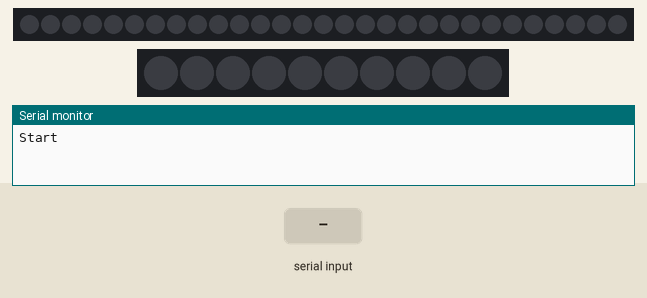
Simulated run of this sketch. Board: ATtiny85, built with avr-gcc and run on an emulated ATtiny85. Shown: 29 RGB LEDs in strip order, left to right, 10 RGB LEDs in strip order, left to right, the last lines printed to the serial monitor. The test bench sets the inputs (shaded band). Dim RGB values are drawn brighter than linear.

Above: at 1.2 s.
1.3 s: "#AL" received over Serial
At 1.7 s:
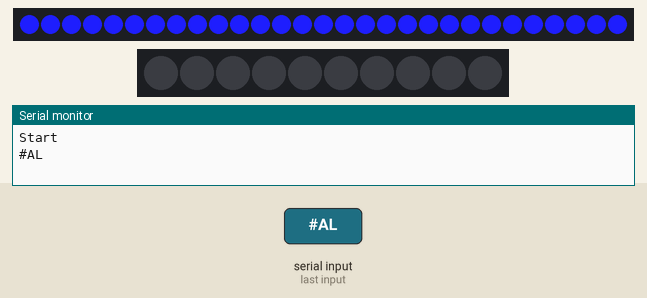
At 4.1 s:
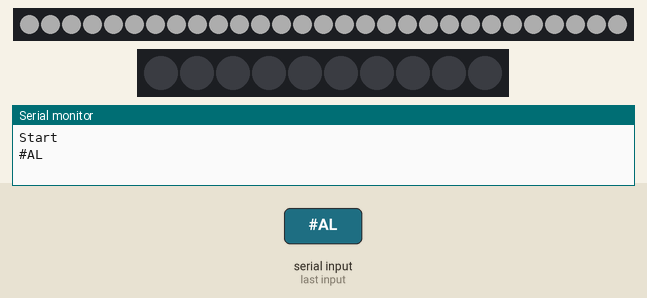
4.3 s: "moveon,1\n" received over Serial
5.9 s: "moveon" received over Serial
Timing chart, 0 to 8.9 s (numbered marks = the images above; inputs shaded):
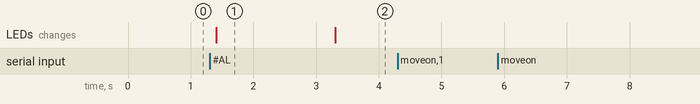

The sketch:

LED_Controller_1029_.ino
```cpp
#include <Adafruit_NeoPixel.h>
//#ifdef __AVR__
//#include <avr/power.h> // Required for 16 MHz Adafruit Trinket
//#endif


#define PIN        4//d2
#define NUMPIXELS 29 // Popular NeoPixel ring size
Adafruit_NeoPixel pixels(NUMPIXELS, PIN, NEO_GRB + NEO_KHZ800);
#define PIN2       0//d3
#define NUMPIXELS2 10 // Popular NeoPixel ring size
Adafruit_NeoPixel pixels2(NUMPIXELS2, PIN2, NEO_GRB + NEO_KHZ800);

#define PIR        5//d1
#define TRIG       13//d5
#define ECHO       12//d6

unsigned long lastMsg = 0;
unsigned long lastOperation_time = 0;
unsigned long onoff_period = 2000;
int messageState = 0;
bool Motion = false;
bool cmd_data = false;
volatile bool st_flag = false;


void setup() {
  //#if defined(__AVR_ATtiny85__) && (F_CPU == 16000000)
  //  clock_prescale_set(clock_div_1);
  //#endif
  //for(uint8_t i=0; i<120;i++){
  //  delay(1000);
  //}
  pixels.begin();
  pixels2.begin();

  pixels.clear();
  pixels2.clear();
  pixels.show();
  pixels2.show();
  for (int i = 0; i < NUMPIXELS; i++) {
    pixels.setPixelColor(i, pixels.Color(0, 0, 0));
  }
  for (int i = 0; i < NUMPIXELS2; i++) {
    pixels2.setPixelColor(i, pixels2.Color(0, 0, 0));
  }
  pixels.show();
  pixels2.show();
  pinMode(TRIG, OUTPUT);
  pinMode(ECHO, INPUT);
  pinMode(PIR, INPUT);
  Serial.begin(9600);
  Serial.println("Start");
}

void loop() {  // #AL,33.5,\r\n   red  37.5>=  blue 32<=
  // #AL,moveon,\r\n  거리측정 시작
  // #AL,moveoff,\r\n 거리측정 중지
  unsigned long now = millis();


  if ( cmd_data && (now - lastMsg > onoff_period)) {
    cmd_data = false;
    for (int i = 0; i < NUMPIXELS; i++) {
      pixels.setPixelColor(i, pixels.Color(50, 50, 50));
    }
    pixels.show();
  }
  if (Serial.available()) {
    delay(100);
    String cTemp = "";
    String sCommand = "";
    String data = "";
    int cTemp_cnt = 0;
    while (Serial.available())
    {
      char c;
      c = Serial.read();
      cTemp += c;
      cTemp_cnt++;
    }
    int first = cTemp.indexOf(",");
    int data_end = cTemp.indexOf(",",first+1);
    //Serial.println("first: "+String(first)+ "  end :" + String(data_end));
    int len = cTemp_cnt;
    sCommand = cTemp.substring(0, first);
    data = cTemp.substring(first + 1, data_end);
    Serial.println(data);
    if (sCommand == "#AL") {
      cmd_data = true;
      lastMsg = now;

      if (data == "moveon") {
        Motion = true;
      }
      else if (data == "moveoff") {
        Motion = false;
      }
      else if (data.toFloat() >= 37.5) {
        for (int i = 0; i < NUMPIXELS; i++) {
          pixels.setPixelColor(i, pixels.Color(250, 5, 5));
        }
        pixels.show();
      }
      else if (data.toFloat() <= 32) {
        for (int i = 0; i < NUMPIXELS; i++) {
          pixels.setPixelColor(i, pixels.Color(30, 30, 250));
        }
        pixels.show();
      }
      else {
        for (int i = 0; i < NUMPIXELS; i++) {
          pixels.setPixelColor(i, pixels.Color(30, 250, 30));
        }
        pixels.show();
      }
    }
    else delay(10);
  }


  if (Motion) {
    if (now - lastOperation_time >= 100) {
      lastOperation_time = now;
      long duration, distance;
      digitalWrite(TRIG, LOW);
      delayMicroseconds(2);
      digitalWrite(TRIG, HIGH);
      delayMicroseconds(10);
      digitalWrite(TRIG, LOW);
      duration = pulseIn(ECHO, HIGH);
      distance = duration * 170 / 1000;
      String Msg = "#AL,";
      Msg += String(distance);
      Msg += ",\r\n";
      Serial.print(Msg);
    }
  }
}
```

Measured:
- after the input at 1.3 s, the LEDs: change after 0.10 s (image 1)
- what the display in image 1 shows lasts 1.9 s, from 1.4 s to 3.3 s
